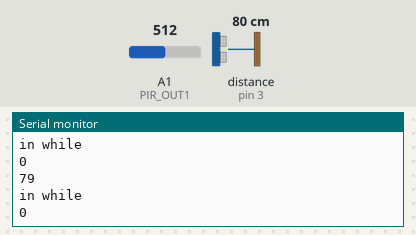
A sketch run on a simulated Arduino Uno, built with avr-gcc and run on an emulated ATmega328P. Parts: the last lines printed to the serial monitor. Wiring (inferred from the names in the program): ultrasonic range finder: trigger pin 2; echo pin 3. The inputs (shaded band) are chosen by the test bench; at power-on: distance to the obstacle (sensor on pin 3) 80 cm, A1 (PIR_OUT1) = 512. The echo pulse lasts 58.3 µs per cm.

Above: at 1.2 s.
1.3 s: distance to the obstacle (sensor on pin 3) set to 2 cm
At 2.3 s:
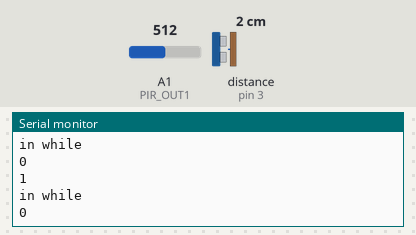
4.3 s: distance to the obstacle (sensor on pin 3) set to 60 cm
At 5.0 s:
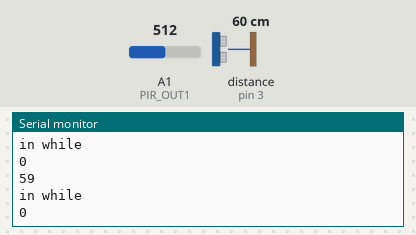
Timing chart, 0 to 7.3 s (numbered marks = the images above; inputs shaded):
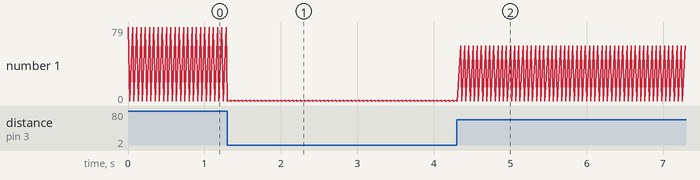

Measured:
- after the input at 1.3 s, the serial monitor: prints a new line at once (image 1)
- after the input at 4.3 s, the serial monitor: prints a new line after 0.05 s (image 2)
- plotted number 1: 0 → 1 after the input at 1.3 s

The sketch:

MotionAndUltrasoundCounterV2.ino
```cpp
#define PIR_OUT1 A1

#define trigPin 2
#define echoPin 3

const int wall = 200;

int counter = 0;

int pirState1;
boolean buttonState;
boolean lastButtonState = false;

boolean movement = false;

boolean profPresent = false;
boolean oldProfPresent = false;

unsigned long lastDebounceTime = 0;
unsigned long debounceDelay = 500;

int readPir(int input) {
  int pirState = analogRead(input);
  return pirState;
}

int readDistance(){
  long duration, distance;
  digitalWrite(trigPin, LOW);
  delayMicroseconds(2);
  digitalWrite(trigPin, HIGH);

  delayMicroseconds(10);
  digitalWrite(trigPin, LOW);
  duration = pulseIn(echoPin, HIGH);
  distance = (duration / 2) / 29.1;
  Serial.println(distance);
  if (distance < wall){
      return true;
  }
  else if(distance >= wall){
    return false;
  }
}

void setup() {
  // put your setup code here, to run once:
  Serial.begin (9600);
  pinMode(PIR_OUT1, INPUT);

  pinMode(trigPin, OUTPUT);
  pinMode(echoPin, INPUT);
}

void loop() {
  // put your main code here, to run repeatedly:
  profPresent = readDistance();

  while(profPresent){
    Serial.println("in while");

    pirState1 = readPir(PIR_OUT1);
    if((pirState1 > 600) || (pirState1 < 400)) {
      long pastTime = millis();
      if (pastTime > (lastDebounceTime + debounceDelay)){
        counter ++ ;
      }
      lastDebounceTime = pastTime;
    }
    break;
  }

  Serial.println(counter);

  delay(50);
}
```
